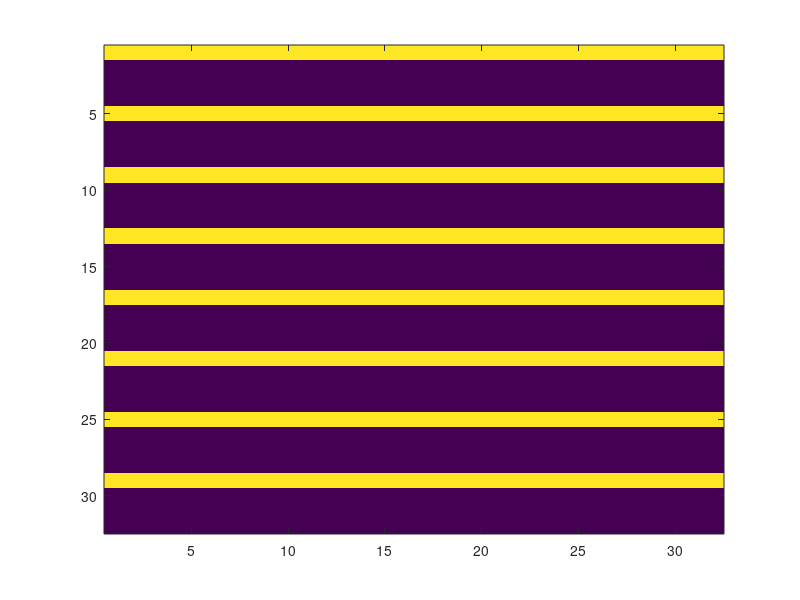

Reproduce this figure in MATLAB. (Note: this script raises an error after producing the figure.)
%%
% Vangjush Komini


close all
clear all
clc
%%
addpath FIELD_II_combined %add path to the toolbox

%%
eval('field_init(0)','1;')%Ensuring that field II has been called properly

%%
% DEFINITION OF THE 2D ARRAY PARAMETERS
Freq_Center=2.5e6;              %Central frequency of the tranducer [Hz]
Freq_Sampling=50e6;              %Sampling frequency [Hz]
SpeedOfSound=1540;              %Speed of sound [m/s]
Lambda=SpeedOfSound/Freq_Center;% Wavelength [m]
Heigth=0.3124/1000;             % Height of the tranducer crystal [m]
Width= 0.3125/1000;             % Width of element [m]
kerf_x=0;                       % Gap between tranducers along x direction [m]
kerf_y=0;                       % Gap between tranducers along x direction [m]
nr_ele_x=32;                    % Number of elementrs along x direction
nr_ele_y=32;                    % Number of elementrs along y direction


%%
% DEFINITION OF THE FOCAL POINT IN THE SPACE
%Arbitrary direction
% This angels needs to be changed for differet types of focusing
theta1=75/2; % Azimuth angle   [rad] 
phi1=75/2;   % Elevation angle [rad]

theta=pi/180*theta1; % Azimuth angle   [rad] 
phi=pi/180*phi1;   % Elevation angle [rad]
r=60e-3;           % Focal distance  [m]

%%
% ROTATION MATRIX FOR THE BEAM PROFILE
Point=[0,0,r]';                                                             % Spherical coordinate of the point (which will be rotated)
Rotate_y=[cos(-theta) 0 -sin(-theta);0 1 0;sin(-theta) 0 cos(-theta)];      % Rotation matrix along y direction
Rotate_x=[1 0 0;0 cos(phi) sin(phi);0 -sin(phi) cos(phi)];                  % Rotation matrix along x direction
Total_Rotation_Matrix=Rotate_x*Rotate_y;                                    % Rotation matrix for both directions
Rotate_Point=Total_Rotation_Matrix*Point;                                   % Rotated point


%%
% EXTRACTION OF THE SPHERICAL COORDINATE OF THE ROTATED POINT
Azimuth=Rotate_Point(1);                        % Azimuth angle
Elevation=Rotate_Point(1);                      % Elevation angle
Depth_focus=Rotate_Point(2);                    % Focal depth


Focus_point=[Azimuth Elevation Depth_focus];    % Initial focus coordinates [m]
Array_Size=nr_ele_x*Width;                       % Lenthg of an array [m]

%%
% GENERATION OF THE TRANSMIT APERTURE

% We could either choose the fully wired system of the partially wired
% array
% Enable=ones(nr_ele_x,nr_ele_y);                                                                     % Fully wired system
Enable=zeros(nr_ele_x,nr_ele_y);                                                                      % Fully wired system
for k=1:4:nr_ele_x
    for l=1:nr_ele_y
        Enable(k,l)=1;                                                                                % Wire only 1 after 3 consecutive elements
    end
end
figure
imagesc(Enable)
figure
Emit_Aperture=xdc_2d_array(nr_ele_x,nr_ele_y,Width,Heigth,kerf_x,kerf_y,Enable,1,1,Focus_point);

%%
% SET THE IMPULSE RESPONSE AND EXCITATION OF THE TRANSMIT APERTURE
BandWidth=0.6;                                             % Bandwidth of the pulse [Hz]
Time=-2/Freq_Center:1/Freq_Sampling:2/Freq_Center;         % Time spam of the pulse
Impulse=gauspuls(Time,Freq_Center,BandWidth);              % Impulse created

set_sampling(Freq_Sampling);                               % Set the sampling frequency of the system
xdc_impulse(Emit_Aperture,Impulse);                        % Setting the impulse response of an aperture

Ex_Periods=1.5;                                            % Excitation period
t_ex=(0:1/Freq_Sampling:Ex_Periods/Freq_Center);           % Time duration of the pulse
Excitation=square(2*pi*Freq_Center*t_ex);                  % Excitation wave form
xdc_excitation(Emit_Aperture,Excitation);                  % Set the exitation waveform in the field II simulation
%%
% DEFINITION OF THE APODIZATION FOR THE EMIT APERTURE
Number_Of_Elements=nr_ele_y*nr_ele_x;   % Number of elecments to be used
Element_Number=1:Number_Of_Elements;    % Indexing the total number of elements

load tuckey;                            % Loading the tuckey window function

Elements_on=nnz(Enable);                % Nomber of nonzero elements
Apodization_Mask=tuckey.*Enable;        % Production of the apodization mask
Apodization_Mask(Enable==0)=[];         % Removing the zero elements from the mask

%ATTENTION TIP
%Field 2 consider all the indexes as linear array thus we have to remove
%the off crystals and reshare accordingly to the set we define te in probe
%profile

Apodization_Emit=reshape(Apodization_Mask,1,Elements_on); % Reshaping the apodization window
xdc_apodization(Emit_Aperture,0,Apodization_Emit);        % Applying the apodization to the transmit aperture

%%
% EXTRACT THE DEFAULT DELAY MAP 
%Since field II computes the delay by default for a certain focus there is
%these delay values could be extracted 

Delay_Table=xdc_get(Emit_Aperture,'focus');
Delay_Table(1)=[];
% Delay_Time_Plot=reshape(Delay_Table,32,32);
% surf(Delay_Time_Plot);

%%
% DEFINING THE MEASUREMENT POINTS
X_Start=-100/1000;   % Start position of measument points in x direction [m]
X_End=100/1000;      % End position of measument points in x direction [m]

Y_Start=-100/1000;   % Start position of measument points in y direction [m]
Y_End=100/1000;      % End position of measument points in y direction [m]

Nr_Point_X=100;      % Number of points along x direction 
Nr_Point_Y=100;      % Number of points along y direction 

Nr_x=linspace(X_Start,X_End,Nr_Point_X)';  % Generation of number fo points along x direction
Nr_y=linspace(Y_Start,Y_End,Nr_Point_Y)';  % Generation of number fo points along y direction 
Nr_z=ones(Nr_Point_X*Nr_Point_Y,1);        % Generation of number fo points along z direction 

Nr_z=Nr_z*60/1000;                         % Defing the starting point along the Z direction
[X,Y]=meshgrid(Nr_x,Nr_y);                 % Meshing 3D coordinate system 
Plane_0060=[X(:),Y(:),Nr_z];               % Creating the measurement points

%%
% ROTATION OF THE PLANE FOR THE MEASUREMENT POINTS
Plane_0060_Rotated=(Total_Rotation_Matrix*Plane_0060')';                                           % Rotation of the measurement plane
Measurement_Points=[Plane_0060_Rotated(:,1),Plane_0060_Rotated(:,2),Plane_0060_Rotated(:,3)];   % Extracing the rotated coordinate for the measurment points

%%
% Calculation of the emit pressure
[Emitted_Pressure_Field,Start_Time]=calc_hp(Emit_Aperture,Measurement_Points);

%%
%Calculation of BP
Bp=sqrt(mean(Emitted_Pressure_Field.^2));  
Bp_Matrix=reshape(Bp,Nr_Point_Y,Nr_Point_X);  % Creat the matrix of the pressure field out of the linear data
Bp_Normalized=Bp_Matrix/max(Bp_Matrix(:));    % Normalize the pressure field

%%
% Hereby ploting of the profile pressure takes place
surf(Nr_x*1000,Nr_y*1000,20*log10(Bp_Normalized))
xlabel('Azimuth [mm]');
ylabel('elevation [mm]');
zlabel('pressure [dB]');
a=sprintf('Azimuth(theta)=%d, Elevation(phi)=%d',theta1,phi1);
title(a);
shading interp
colorbar
view (0,90)
caxis ([-55 0])











